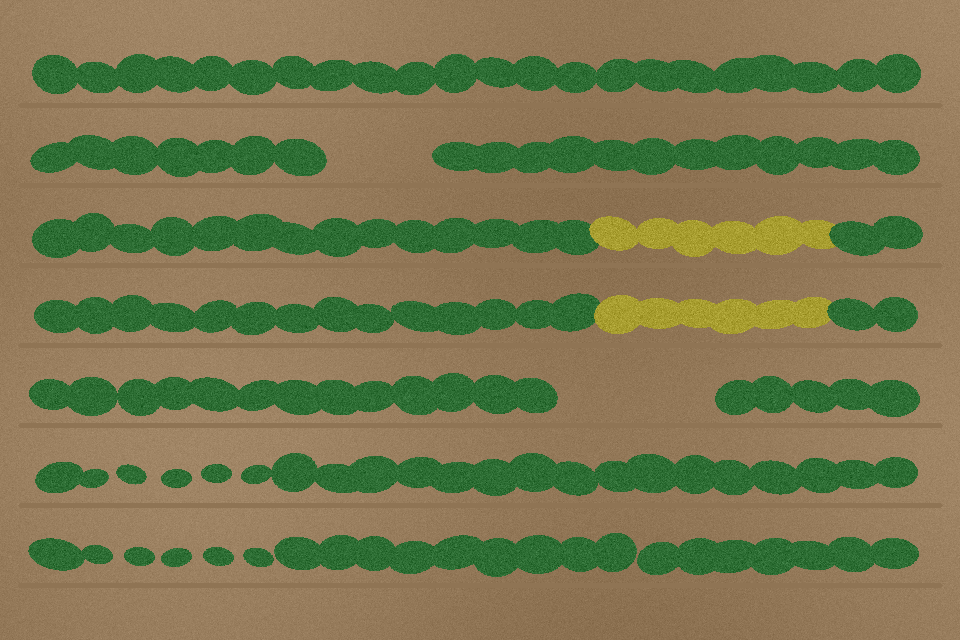
#> input picture data/sample/synthetic_vineyard.png, 960 x 640 px
$ python -i canopy_segmentation.py   (imports and definitions only)
#> lines starting #> are read from the running program, lines starting #| are printed output that depends on the picture; after the words box and inside, x2 and y2 are one past the last pixel; in counts of white or black regions, pixels touching at a corner belong together
### config.py
"""User-adjustable CPU baseline settings. Scores are heuristic, not probabilities."""
from dataclasses import asdict, dataclass


@dataclass(frozen=True)
class AnalysisConfig:
    max_dimension: int = 1600
    grid_rows: int = 8
    grid_cols: int = 10
    exg_threshold: float = 0.08
    saturation_min: int = 35
    hue_min: int = 22
    hue_max: int = 100
    min_component_area: int = 30
    morphology_size: int = 3
    gap_sensitivity: float = 1.5
    anomaly_threshold: float = 0.55
    low_growth_ratio: float = 0.55
    minimum_canopy_fraction: float = 0.02
    segmentation_mode: str = "combined"
    tile_size: int = 0

    def __post_init__(self):
        if not 64 <= self.max_dimension <= 4096:
            raise ValueError("Maximum analysis dimension must be 64–4096 pixels.")
        if not (1 <= self.grid_rows <= 30 and 1 <= self.grid_cols <= 30):
            raise ValueError("Grid dimensions must be 1–30.")
        if not (-1 <= self.exg_threshold <= 2):
            raise ValueError("ExG threshold must be between -1 and 2.")
        if not (0 <= self.hue_min < self.hue_max <= 179 and 0 <= self.saturation_min <= 255):
            raise ValueError("Invalid HSV thresholds.")
        if not (self.min_component_area >= 0 and 1 <= self.morphology_size <= 15):
            raise ValueError("Invalid morphology settings.")
        if not (0 < self.gap_sensitivity <= 5 and 0 <= self.anomaly_threshold <= 1):
            raise ValueError("Invalid gap or anomaly threshold.")
        if not (0 <= self.low_growth_ratio <= 1 and 0 <= self.minimum_canopy_fraction <= 1):
            raise ValueError("Coverage settings must be fractions between 0 and 1.")
        if self.segmentation_mode not in {"combined", "exg", "hsv", "otsu"}:
            raise ValueError("Unknown segmentation mode.")
        if self.tile_size != 0 and not 128 <= self.tile_size <= 4096:
            raise ValueError("Tile size must be zero (off) or 128–4096.")

    def to_dict(self):
        return asdict(self)

### src/vision/canopy_segmentation.py
"""Colour-based visible vegetation segmentation; no species diagnosis is implied."""
import cv2
import numpy as np

from config import AnalysisConfig


def validate_rgb(image: np.ndarray) -> np.ndarray:
    if not isinstance(image, np.ndarray) or image.ndim != 3 or image.shape[2] != 3:
        raise ValueError("Expected an RGB image with shape (height, width, 3).")
    if image.size == 0:
        raise ValueError("Image must contain pixels.")
    if image.dtype != np.uint8:
        raise ValueError("RGB image must use uint8 values from 0 to 255.")
    return np.ascontiguousarray(image)


def excess_green(image: np.ndarray) -> np.ndarray:
    rgb = image.astype(np.float32) / 255.0
    return 2.0 * rgb[..., 1] - rgb[..., 0] - rgb[..., 2]


def _raw_mask(image: np.ndarray, config: AnalysisConfig, otsu_threshold: float | None = None) -> np.ndarray:
    exg = excess_green(image)
    hsv = cv2.cvtColor(image, cv2.COLOR_RGB2HSV)
    hue_ok = (hsv[..., 0] >= config.hue_min) & (hsv[..., 0] <= config.hue_max)
    hsv_mask = hue_ok & (hsv[..., 1] >= config.saturation_min) & (hsv[..., 2] >= 25)
    exg_mask = (exg > config.exg_threshold) & (hsv[..., 2] >= 25)
    if config.segmentation_mode == "hsv":
        return hsv_mask
    if config.segmentation_mode == "exg":
        return exg_mask
    if config.segmentation_mode == "otsu":
        exg_u8 = np.clip((exg + 2) * 63.75, 0, 255).astype(np.uint8)
        if otsu_threshold is None:
            _, thresholded = cv2.threshold(exg_u8, 0, 255, cv2.THRESH_BINARY + cv2.THRESH_OTSU)
        else:
            thresholded = exg_u8 > otsu_threshold
        return (thresholded > 0) & (exg > config.exg_threshold) & hsv_mask
    # Include yellow-green canopy, but require a vegetation-compatible hue for ExG.
    return hsv_mask | (exg_mask & hue_ok & (hsv[..., 1] >= config.saturation_min // 2))


def segment_canopy(image: np.ndarray, config: AnalysisConfig | None = None) -> np.ndarray:
    """Return a Boolean mask. Optional tiles bound feature-array memory, not image scale."""
    config = config or AnalysisConfig()
    image = validate_rgb(image)
    height, width = image.shape[:2]
    if config.tile_size:
        mask = np.zeros((height, width), dtype=np.uint8)
        otsu_threshold = None
        if config.segmentation_mode == "otsu":
            # Share one image-wide threshold so tile boundaries do not change
            # segmentation. A histogram pass avoids a full-frame float buffer.
            histogram = np.zeros(256, dtype=np.float64)
            for y in range(0, height, config.tile_size):
                for x in range(0, width, config.tile_size):
                    patch_exg = excess_green(image[y:y + config.tile_size, x:x + config.tile_size])
                    encoded = np.clip((patch_exg + 2) * 63.75, 0, 255).astype(np.uint8)
                    histogram += np.bincount(encoded.ravel(), minlength=256)
            cumulative = np.cumsum(histogram)
            weighted = np.cumsum(histogram * np.arange(256))
            denominator = cumulative * (cumulative[-1] - cumulative)
            separation = np.zeros(256, dtype=np.float64)
            valid = denominator > 0
            separation[valid] = ((weighted[-1] * cumulative[valid] - weighted[valid] * cumulative[-1]) ** 2
                                 / denominator[valid])
            otsu_threshold = float(np.argmax(separation))
        for y in range(0, height, config.tile_size):
            for x in range(0, width, config.tile_size):
                patch = image[y:y + config.tile_size, x:x + config.tile_size]
                mask[y:y + config.tile_size, x:x + config.tile_size] = _raw_mask(patch, config, otsu_threshold)
    else:
        mask = _raw_mask(image, config).astype(np.uint8)
    # Filtering happens after assembling tiles, avoiding seams at tile boundaries.
    kernel = cv2.getStructuringElement(cv2.MORPH_ELLIPSE, (config.morphology_size,) * 2)
    mask = cv2.morphologyEx(mask, cv2.MORPH_OPEN, kernel)
    mask = cv2.morphologyEx(mask, cv2.MORPH_CLOSE, kernel)
    if config.min_component_area:
        count, labels, stats, _ = cv2.connectedComponentsWithStats(mask, connectivity=8)
        keep = np.zeros(count, dtype=bool)
        keep[1:] = stats[1:, cv2.CC_STAT_AREA] >= config.min_component_area
        mask = keep[labels]
    return mask.astype(bool)

>>> import cv2
>>> picture = cv2.cvtColor(cv2.imread('../../data/sample/synthetic_vineyard.png'), cv2.COLOR_BGR2RGB)
>>> result = segment_canopy(picture)
#> in excess_green, `return 2.0 * rgb[..., 1] - rgb[..., 0] - rgb[..., 2]`:
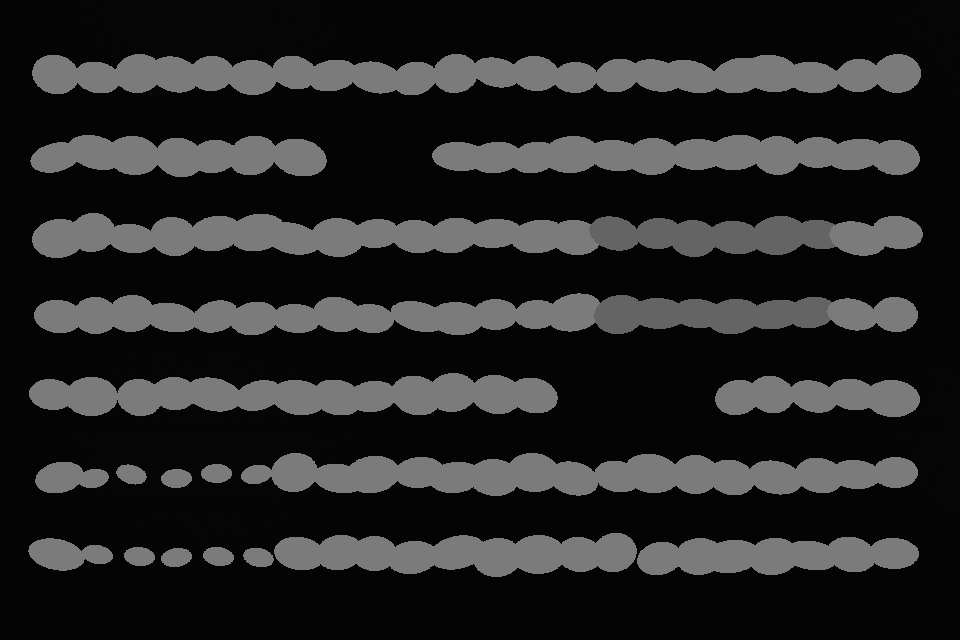
#> returned value: shape (640, 960) float32; min 0.0196, max 0.482, mean 0.146
#> in _raw_mask, `hsv = cv2.cvtColor(image, cv2.COLOR_RGB2HSV)`: hsv: shape (640, 960, 3); mean H, S, V 28.2, 115.7, 139.9
#> in _raw_mask, `hue_ok = (hsv[..., 0] >= config.hue_min) & (hsv[..., 0] <= config.hue_..`:
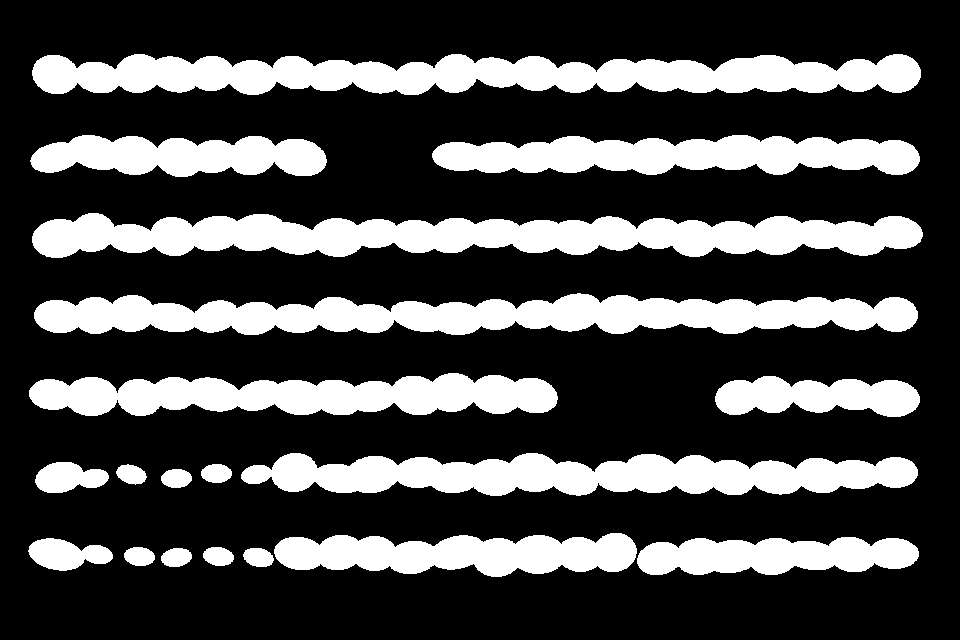
#> hue_ok: shape (640, 960) bool; 27.7% white; 19 white regions, largest, box (x1, y1, x2, y2) and area: (32, 213, 923, 258) 27029, (32, 54, 921, 95) 26172, (34, 293, 918, 335) 25186
#> in segment_canopy, `mask = cv2.morphologyEx(mask, cv2.MORPH_OPEN, kernel)`: mask: shape (640, 960); values 0 (black) and 1 (white), 27.7% white; 19 white regions, largest, box (x1, y1, x2, y2) and area: (32, 213, 923, 258) 27024, (32, 54, 921, 95) 26165, (34, 293, 918, 335) 25179
#> in segment_canopy, `mask = cv2.morphologyEx(mask, cv2.MORPH_CLOSE, kernel)`: mask: shape (640, 960); values 0 (black) and 1 (white), 27.7% white; 18 white regions, largest, box (x1, y1, x2, y2) and area: (32, 213, 923, 258) 27039, (32, 54, 921, 95) 26181, (34, 293, 918, 335) 25190
#> in segment_canopy, `count, labels, stats, _ = cv2.connectedComponentsWithStats(mask, conne..`:
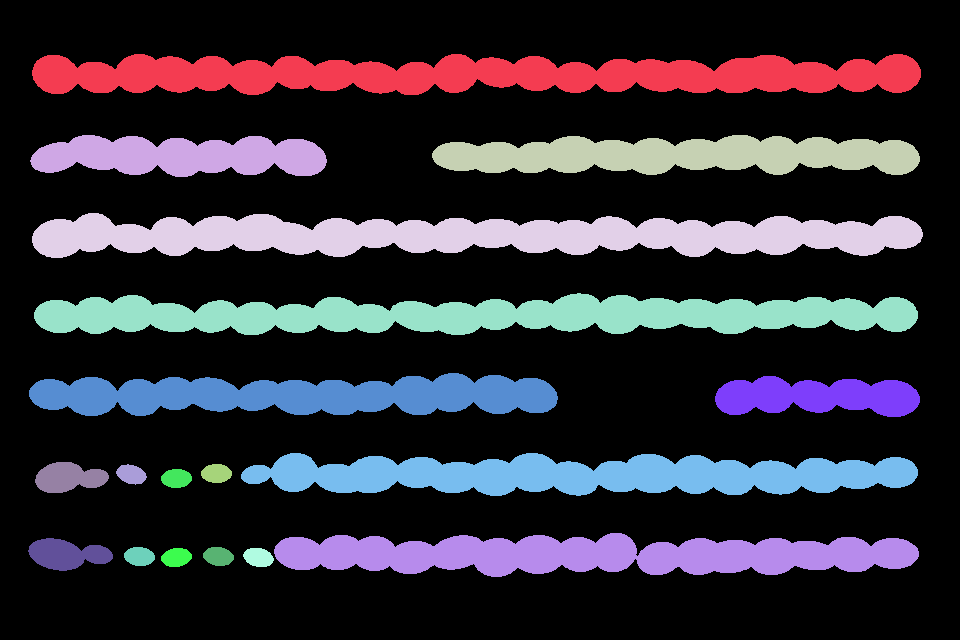
#> labels: shape (640, 960) int32; 19 distinct labels, from 0 to 18; one colour per label, 0 black
#> in segment_canopy, `count, labels, stats, _ = cv2.connectedComponentsWithStats(mask, conne..`: count = 19; stats = 19 rows, first 6: [0, 0, 960, 640, 443971], [32, 54, 889, 41, 26181], [30, 135, 297, 42, 9162], [432, 135, 488, 40, 14333], [32, 213, 891, 45, 27039], [34, 293, 884, 42, 25190]
